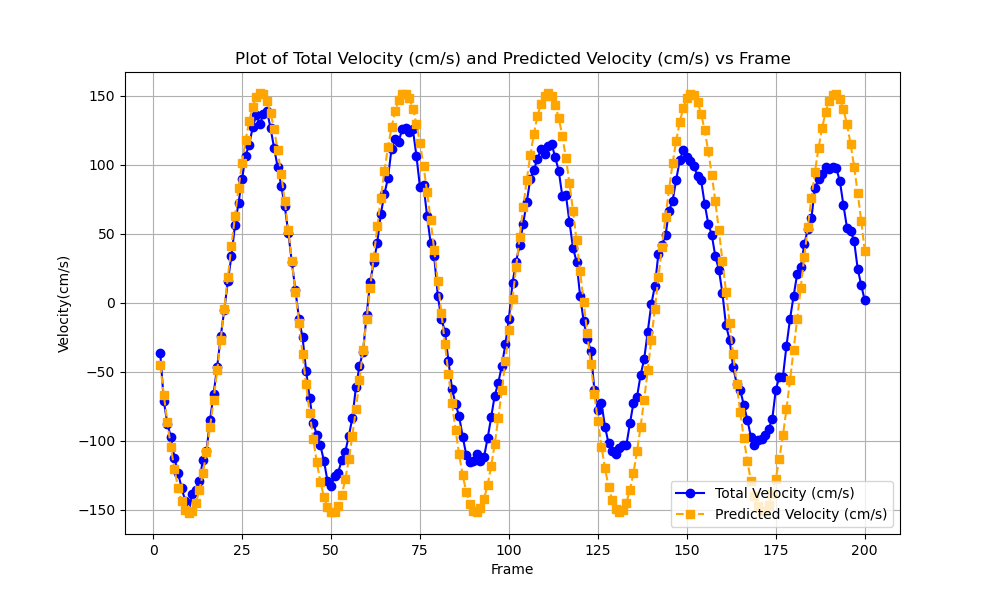

Generate this figure with Python:
import pandas as pd
import matplotlib.pyplot as plt
import sys

# Check if the filename is provided as a command-line argument

# Load the CSV file into a DataFrame
data = pd.read_csv("table4.csv")

# Extract the columns for plotting
x = data.iloc[:, 0]  # First column (x-axis)
y1 = data.iloc[:, 1]  # Second column (y-axis)
y2 = data.iloc[:, 2]  # Third column (y-axis)

# Plot the data
plt.figure(figsize=(10, 6))
plt.plot(x, y1, marker='o', linestyle='-', label=data.columns[1], color='blue')
plt.plot(x, y2, marker='s', linestyle='--', label=data.columns[2], color='orange')

# Add labels, title, legend, and grid
plt.title(f"Plot of {data.columns[1]} and {data.columns[2]} vs {data.columns[0]}")
plt.xlabel(data.columns[0])  # Name of the first column
plt.ylabel('Velocity(cm/s)')
plt.legend()
plt.grid(True)

# Show the plot
plt.show()
